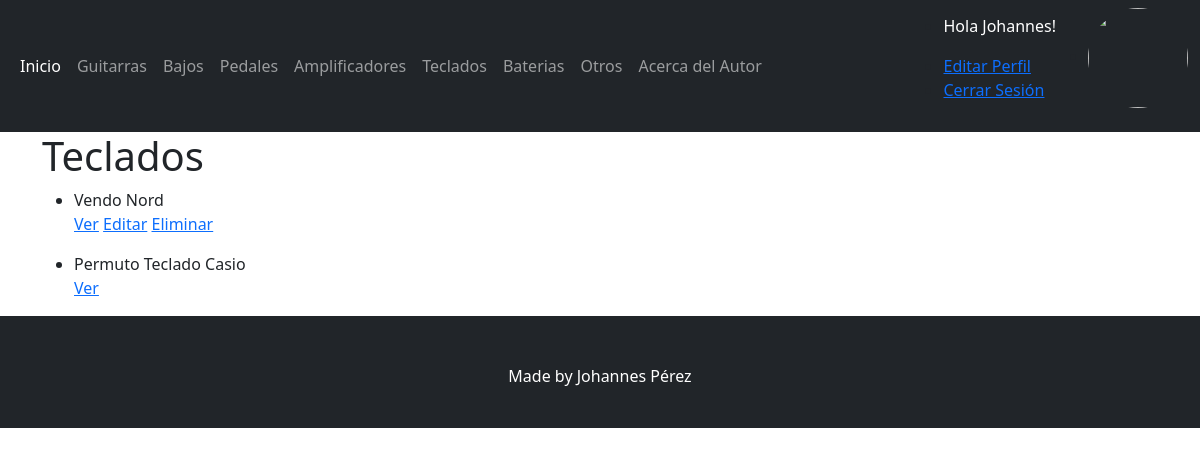
/listaTeclados/ (signed in), run on the app's committed database.
### Base/models.py (models this page shows, shortened)
class Instrumento(models.Model):
    instrumentoSeleccion = (
    ('guitarra','Guitarra'),
    ('bajo', 'Bajo'),
    ('pedal','Pedal'),
    ('bateria','Bateria'),
    ('teclado','Teclado'),
    ('amplificador','Amplificador'),
    ('otro', 'Otro'),
    )
    usuario = models.ForeignKey(User, on_delete=models.CASCADE, null=True, blank=True)
    titulo = models.CharField(max_length=200)
    instrumento = models.CharField(max_length=15, choices=instrumentoSeleccion, default='guitarra')
    marca = models.CharField(max_length=40)
    modelo = models.CharField(max_length=40)
    descripcion = models.TextField(null=True, blank=True)
    year = models.IntegerField()
    precio = models.DecimalField(max_digits=10, decimal_places=2)
    fechaPublicacion = models.DateTimeField(auto_now_add=True)
    telefonoContacto = models.IntegerField()
    emailContacto = models.EmailField()
    imagenInstrumento = models.ImageField(null=True, blank=True, upload_to="imagenes/")

### Base/views.py (the view)
# urls.py: path('listaTeclados/', TecladoLista.as_view(), name='teclados'),
class TecladoLista(LoginRequiredMixin, ListView):
    context_object_name = 'teclados'
    queryset = Instrumento.objects.filter(instrumento__startswith='teclado')
    template_name = 'Base/listaTeclados.html'

### Base/templates/Base/listaTeclados.html
{% extends 'Base/home.html' %}
{% block content %}
<div class="container">
<h1>Teclados</h1>
</div>
<div class="container">
{% for teclado in teclados %}
<ul>
    <li>{{teclado.titulo}}</li>
    <a href="{% url 'teclado' teclado.id %}">Ver</a>
    {% if user.id == teclado.usuario.id %}
    <a href="{% url 'teclado_editar' teclado.id %}">Editar</a>
    <a href="{% url 'teclado_eliminar' teclado.id %}">Eliminar</a>
    {% endif %}
</ul>
{% endfor %}
</div>
{% endblock %}

### Base/templates/Base/home.html (shortened to what this page needs)
<!DOCTYPE html>
<html lang="en">
<head>
    <link href="https://cdn.jsdelivr.net/npm/bootstrap@5.1.3/dist/css/bootstrap.min.css" rel="stylesheet">
    <link rel="stylesheet" href="https://cdnjs.cloudflare.com/ajax/libs/font-awesome/6.1.1/css/all.min.css">
</head>
<body>
    <nav class="navbar navbar-expand-lg navbar-dark bg-dark">
        <div class="container-fluid">
          <div class="collapse navbar-collapse" id="navbarSupportedContent">
            <ul class="navbar-nav me-auto mb-2 mb-lg-0">
              <li class="nav-item">
                <a class="nav-link active" aria-current="page" href="{% url 'home' %}">Inicio</a>
              </li>
              <li class="nav-item">
                <a class="nav-link" href="{% url 'guitarras' %}">Guitarras</a>
              </li>
              <li class="nav-item">
                <a class="nav-link" href="{% url 'bajos' %}">Bajos</a>
              </li>
              <li class="nav-item">
                <a class="nav-link" href="{% url 'pedales' %}">Pedales</a>
              </li>
              <li class="nav-item">
                <a class="nav-link" href="{% url 'amplificadores' %}">Amplificadores</a>
              </li>
              <li class="nav-item">
                <a class="nav-link" href="{% url 'teclados' %}">Teclados</a>
              </li>
              <li class="nav-item">
                <a class="nav-link" href="{% url 'baterias' %}">Baterias</a>
              </li>
              <li class="nav-item">
                <a class="nav-link" href="{% url 'otros' %}">Otros</a>
              </li>
              <li class="nav-item">
                <a class="nav-link" href="{% url 'acerca_de_mi' %}">Acerca del Autor</a>
              </li>
            </ul>
            {% if request.user.is_authenticated %}
            <ul>
              <li>
                <p style="color: white"> Hola {{request.user.first_name}}!</p>
              </li>
              <li>
                <a href="{% url 'editar_perfil' %}">Editar Perfil</a>
              </li>
              <li>
                <a href="{% url 'logout' %}">Cerrar Sesión</a>
              </li>
            </ul>
            <ul>
              <li>
                <img class="rounded-circle" src="{{request.user.avatar.imagenAvatar.url}}" width=100 height=100 alt="">
              </li>
            </ul>
            {% endif %}
          </div>
        </div>
      </nav>
      {% block content %}{% endblock %}
      <footer class="bg-dark text-white pt-5 pb-4">
            <div class="container text-center">
                <p>Made by Johannes Pérez</p>
            </div>
      </footer>
</body>
</html>

### data on the page
Instrumento: titulo "Vendo Nord", shows "Editar"
Instrumento: titulo "Permuto Teclado Casio"

### other printed values
{{ request.user.first_name }} "Johannes"
